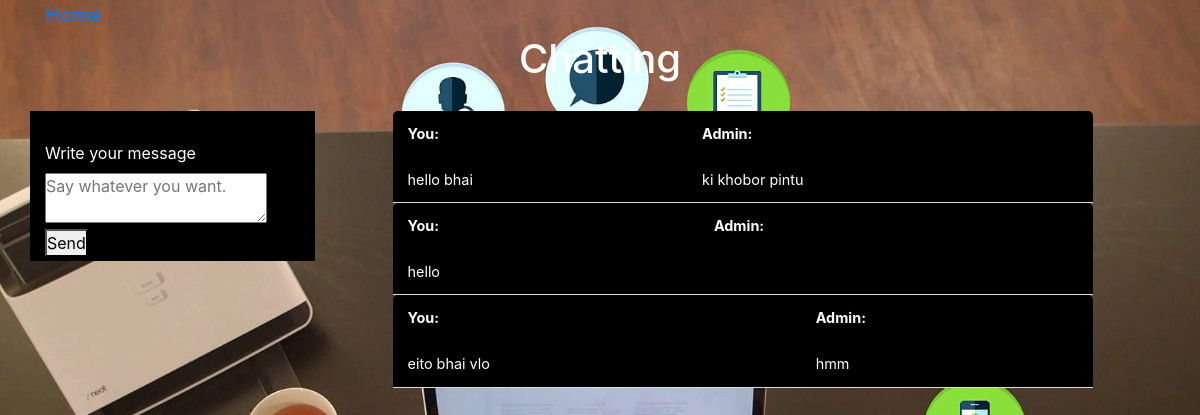
The page /adminmessage.php (signed in) on the database its author committed.
### tables this page shows
CREATE TABLE `userinbox` (
  `id` int(11) NOT NULL,
  `username` varchar(255) NOT NULL,
  `message` varchar(255) NOT NULL,
  `messagereply` varchar(255) NOT NULL,
  `time` timestamp NOT NULL DEFAULT CURRENT_TIMESTAMP
);

### adminmessage.php (the view, shortened to what this page needs)
<?php
include_once("connection.php");
$uname = $_SESSION['username'];
$que = "select * from userinbox where username='$uname' ";
$_result = mysqli_query($conn, $que);
$rowcount = mysqli_num_rows($_result);
?>
<!DOCTYPE html>
<html lang="en">
<head>
	<link rel="stylesheet" type="text/css" href="style.css">
    <link href="https://stackpath.bootstrapcdn.com/bootstrap/4.4.1/css/bootstrap.min.css" rel="stylesheet">
</head>
<body>
<div  class="container">
 <a href="userpanel.php">Home</a>
 <h1>Chatting</h1>
 <div class="row">
 <div class="col-md-3">
    <form action="adminmessage.php" method="post">
            <label for="message">Write your message</label><br>
            <textarea id="message" name="message" placeholder="Say whatever you want." required></textarea>
        <button type="submit" name="submit">Send</button>
    </form>
</div>
<div class="col-md-9">
        <?php
        for ($i = 1; $i <= $rowcount; $i++) {
            $row = mysqli_fetch_array($_result)
        ?>
		<table class="content-table">
		<thead>
        <tr>
            <td>You:</td>
            <td>Admin:</td>
        </tr>
	    </thead>
                <td>
                   <?php echo $row["message"] ?>
                </td>
                <td>
                   <?php echo $row["messagereply"] ?>
                </td>
        <?php
        }
        ?>
		</table><br><br>
</div>
</div>
</div>
</body>
</html>

### style.css (style rules this page uses)
* { padding: 0; margin: 0; list-style: none; text-decoration: none; }
body { font-family: 'Roboto', sans-serif; margin: 0; padding: 0; background-image: url(admin.png); background-size: cover; background-position: center; background-repeat: no-repeat; background-attachment: fixed; }
h1 { margin:0; padding:5px 0px 20px; text-align: center; font-size:25px; color: #fff; }

### adminmessage.php (style rules this page uses)
.content-table { border-collapse: collapse; margin: auto; font-size: 0.9em; min-width: 700px; border-radius: 5px 5px 0 0; background-color:black; color:white; }
.content-table thead tr { color: #ffffff; text-align: left; font-weight: bold; }
.content-table th, .content-table td { padding: 12px 15px; }
a { text-decoration: none; color:white; font-size:20px; }
.col-md-3 { background-color:black; height:150px; width:250px; color:white; box-sizing:border-box; padding: 30px 30px; }

### rows shown on the page
userinbox: message "hello bhai", messagereply "ki khobor pintu"
userinbox: message "hello"
userinbox: message "eito bhai vlo", messagereply "hmm"
